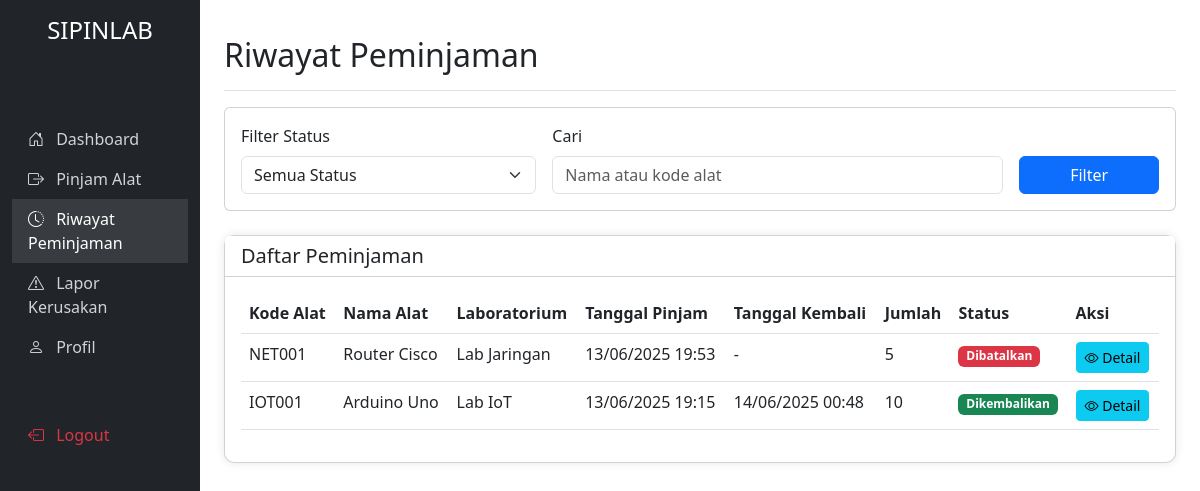
The page /mahasiswa/riwayat.php?error=invalid_id (signed in) on the database its author committed.
### tables this page shows
CREATE TABLE `peminjaman` (
  `id` int NOT NULL AUTO_INCREMENT,
  `id_peminjam` int NOT NULL,
  `tanggal_pinjam` datetime NOT NULL,
  `tanggal_kembali` datetime DEFAULT NULL,
  `status` enum('menunggu','dipinjam','dikembalikan','terlambat','dibatalkan') DEFAULT 'menunggu',
  `keterangan` text,
  `disetujui_oleh` int DEFAULT NULL,
  `created_at` timestamp NOT NULL DEFAULT CURRENT_TIMESTAMP,
  `updated_at` timestamp NOT NULL DEFAULT CURRENT_TIMESTAMP ON UPDATE CURRENT_TIMESTAMP,
  PRIMARY KEY (`id`),
  KEY `disetujui_oleh` (`disetujui_oleh`),
  KEY `idx_peminjaman_status` (`status`),
  KEY `idx_peminjaman_user` (`id_peminjam`),
  CONSTRAINT `peminjaman_ibfk_1` FOREIGN KEY (`id_peminjam`) REFERENCES `pengguna` (`id`),
  CONSTRAINT `peminjaman_ibfk_2` FOREIGN KEY (`disetujui_oleh`) REFERENCES `pengguna` (`id`)
);

CREATE TABLE `alat` (
  `id` int NOT NULL AUTO_INCREMENT,
  `kode` varchar(50) NOT NULL,
  `nama` varchar(100) NOT NULL,
  `deskripsi` text,
  `jumlah_total` int NOT NULL DEFAULT '1',
  `jumlah_tersedia` int NOT NULL DEFAULT '1',
  `kondisi` enum('baik','rusak_ringan','rusak_berat') DEFAULT 'baik',
  `id_kategori` int DEFAULT NULL,
  `id_laboratorium` int DEFAULT NULL,
  `created_at` timestamp NOT NULL DEFAULT CURRENT_TIMESTAMP,
  `updated_at` timestamp NOT NULL DEFAULT CURRENT_TIMESTAMP ON UPDATE CURRENT_TIMESTAMP,
  PRIMARY KEY (`id`),
  UNIQUE KEY `kode` (`kode`),
  KEY `id_kategori` (`id_kategori`),
  KEY `id_laboratorium` (`id_laboratorium`),
  CONSTRAINT `alat_ibfk_1` FOREIGN KEY (`id_kategori`) REFERENCES `kategori_alat` (`id`),
  CONSTRAINT `alat_ibfk_2` FOREIGN KEY (`id_laboratorium`) REFERENCES `laboratorium` (`id`)
);

CREATE TABLE `laboratorium` (
  `id` int NOT NULL AUTO_INCREMENT,
  `nama` varchar(100) NOT NULL,
  `lokasi` varchar(100) NOT NULL,
  `keterangan` text,
  `created_at` timestamp NOT NULL DEFAULT CURRENT_TIMESTAMP,
  `updated_at` timestamp NOT NULL DEFAULT CURRENT_TIMESTAMP ON UPDATE CURRENT_TIMESTAMP,
  PRIMARY KEY (`id`)
);

CREATE TABLE `detail_peminjaman` (
  `id` int NOT NULL AUTO_INCREMENT,
  `id_peminjaman` int NOT NULL,
  `id_alat` int NOT NULL,
  `jumlah` int NOT NULL DEFAULT '1',
  `status_kembali` enum('belum','sudah','rusak') DEFAULT 'belum',
  `created_at` timestamp NOT NULL DEFAULT CURRENT_TIMESTAMP,
  `updated_at` timestamp NOT NULL DEFAULT CURRENT_TIMESTAMP ON UPDATE CURRENT_TIMESTAMP,
  PRIMARY KEY (`id`),
  KEY `detail_peminjaman_ibfk_1` (`id_peminjaman`),
  KEY `detail_peminjaman_ibfk_2` (`id_alat`),
  CONSTRAINT `detail_peminjaman_ibfk_1` FOREIGN KEY (`id_peminjaman`) REFERENCES `peminjaman` (`id`) ON DELETE CASCADE,
  CONSTRAINT `detail_peminjaman_ibfk_2` FOREIGN KEY (`id_alat`) REFERENCES `alat` (`id`) ON DELETE CASCADE
);

### mahasiswa/riwayat.php (the view, shortened to what this page needs)
<?php
$database = new Database();
$auth = new Auth($database);
$user = $auth->getUser();
$search = isset($_GET['search']) ? $_GET['search'] : '';
$conn = $database->getConnection();
$query = "SELECT p.*, a.nama as nama_alat, a.kode as kode_alat, l.nama as nama_lab, dp.jumlah
          FROM peminjaman p
          JOIN detail_peminjaman dp ON p.id = dp.id_peminjaman
          JOIN alat a ON dp.id_alat = a.id
          JOIN laboratorium l ON a.id_laboratorium = l.id
          WHERE p.id_peminjam = ?";
$query .= " ORDER BY p.tanggal_pinjam DESC";
$stmt = $conn->prepare($query);
$stmt->bindParam(1, $user['id']);
$stmt->execute();
$peminjaman_list = $stmt->fetchAll(PDO::FETCH_ASSOC);
?>
<!DOCTYPE html>
<html lang="id">
<head>
    <link href="https://cdn.jsdelivr.net/npm/bootstrap@5.3.0-alpha1/dist/css/bootstrap.min.css" rel="stylesheet">
    <link rel="stylesheet" href="https://cdn.jsdelivr.net/npm/bootstrap-icons@1.10.0/font/bootstrap-icons.css">
</head>
<body>
    <div class="container-fluid">
        <div class="row">
            <div class="col-md-3 col-lg-2 d-md-block sidebar collapse">
                <div class="position-sticky pt-3">
                    <div class="text-center mb-4">
                        <h4>SIPINLAB</h4>
                        <p class="text-muted small">Sistem Peminjaman Alat Lab</p>
                    </div>
                    <ul class="nav flex-column">
                        <li class="nav-item">
                            <a class="nav-link" href="dashboard.php">
                                <i class="bi bi-house-door me-2"></i> Dashboard
                            </a>
                        </li>
                        <li class="nav-item">
                            <a class="nav-link" href="pinjam.php">
                                <i class="bi bi-box-arrow-right me-2"></i> Pinjam Alat
                            </a>
                        </li>
                        <li class="nav-item">
                            <a class="nav-link active" href="riwayat.php">
                                <i class="bi bi-clock-history me-2"></i> Riwayat Peminjaman
                            </a>
                        </li>
                        <li class="nav-item">
                            <a class="nav-link" href="lapor-kerusakan.php">
                                <i class="bi bi-exclamation-triangle me-2"></i> Lapor Kerusakan
                            </a>
                        </li>
                        <li class="nav-item">
                            <a class="nav-link" href="profil.php">
                                <i class="bi bi-person me-2"></i> Profil
                            </a>
                        </li>
                        <li class="nav-item mt-5">
                            <a class="nav-link text-danger" href="../logout.php">
                                <i class="bi bi-box-arrow-left me-2"></i> Logout
                            </a>
                        </li>
                    </ul>
                </div>
            </div>
            <div class="col-md-9 ms-sm-auto col-lg-10 px-md-4 main-content">
                <div class="d-flex justify-content-between flex-wrap flex-md-nowrap align-items-center pt-3 pb-2 mb-3 border-bottom">
                    <h1 class="h2">Riwayat Peminjaman</h1>
                </div>
                <div class="card mb-4">
                    <div class="card-body">
                        <form action="" method="GET" class="row g-3">
                            <div class="col-md-4">
                                <label for="status" class="form-label">Filter Status</label>
                                <select name="status" id="status" class="form-select">
                                    <option value="">Semua Status</option>
                                </select>
                            </div>
                            <div class="col-md-6">
                                <label for="search" class="form-label">Cari</label>
                                <input type="text" class="form-control" id="search" name="search" placeholder="Nama atau kode alat" value="<?php echo $search; ?>">
                            </div>
                            <div class="col-md-2 d-flex align-items-end">
                                <button type="submit" class="btn btn-primary w-100">Filter</button>
                            </div>
                        </form>
                    </div>
                </div>
                <div class="card card-dashboard">
                    <div class="card-header bg-white">
                        <h5 class="mb-0">Daftar Peminjaman</h5>
                    </div>
                    <div class="card-body">
                        <?php if (count($peminjaman_list) > 0): ?>
                            <div class="table-responsive">
                                <table class="table table-hover">
                                    <thead>
                                        <tr>
                                            <th>Kode Alat</th>
                                            <th>Nama Alat</th>
                                            <th>Laboratorium</th>
                                            <th>Tanggal Pinjam</th>
                                            <th>Tanggal Kembali</th>
                                            <th>Jumlah</th>
                                            <th>Status</th>
                                            <th>Aksi</th>
                                        </tr>
                                    </thead>
                                    <tbody>
                                        <?php foreach ($peminjaman_list as $pinjam): ?>
                                            <tr>
                                                <td><?php echo $pinjam['kode_alat']; ?></td>
                                                <td><?php echo $pinjam['nama_alat']; ?></td>
                                                <td><?php echo $pinjam['nama_lab']; ?></td>
                                                <td><?php echo date('d/m/Y H:i', strtotime($pinjam['tanggal_pinjam'])); ?></td>
                                                <td>
                                                    <?php echo $pinjam['tanggal_kembali'] ? date('d/m/Y H:i', strtotime($pinjam['tanggal_kembali'])) : '-'; ?>
                                                </td>
                                                <td><?php echo $pinjam['jumlah']; ?></td>
                                                <td>
                                                    <?php if ($pinjam['status'] == 'menunggu'): ?>
                                                        <span class="badge bg-warning">Menunggu</span>
                                                    <?php elseif ($pinjam['status'] == 'dipinjam'): ?>
                                                        <span class="badge bg-primary">Dipinjam</span>
                                                    <?php elseif ($pinjam['status'] == 'dikembalikan'): ?>
                                                        <span class="badge bg-success">Dikembalikan</span>
                                                    <?php elseif ($pinjam['status'] == 'dibatalkan'): ?>
                                                        <span class="badge bg-danger">Dibatalkan</span>
                                                    <?php elseif ($pinjam['status'] == 'terlambat'): ?>
                                                        <span class="badge bg-danger">Terlambat</span>
                                                    <?php endif; ?>
                                                </td>
                                                <td>
                                                    <a href="detail-peminjaman.php?id=<?php echo $pinjam['id']; ?>" class="btn btn-sm btn-info">
                                                        <i class="bi bi-eye"></i> Detail
                                                    </a>
                                                </td>
                                            </tr>
                                        <?php endforeach; ?>
                                    </tbody>
                                </table>
                            </div>
                        <?php else: ?>
                            <p class="text-center text-muted">Tidak ada data peminjaman</p>
                        <?php endif; ?>
                    </div>
                </div>
            </div>
        </div>
    </div>
</body>
</html>

### mahasiswa/riwayat.php (style rules this page uses)
.sidebar { min-height: 100vh; background-color: #212529; color: #fff; }
.sidebar .nav-link { color: rgba(255, 255, 255, 0.8); }
.sidebar .nav-link.active { color: #fff; background-color: rgba(255, 255, 255, 0.1); }
.main-content { padding: 20px; }
.card-dashboard { margin-bottom: 20px; border-radius: 10px; box-shadow: 0 0 10px rgba(0, 0, 0, 0.1); }

### rows shown on the page
peminjaman: alat.kode "NET001", alat.nama "Router Cisco", laboratorium.nama "Lab Jaringan", tanggal_pinjam "13/06/2025 19:53", detail_peminjaman.jumlah "5", status "Dibatalkan"
peminjaman: alat.kode "IOT001", alat.nama "Arduino Uno", laboratorium.nama "Lab IoT", tanggal_pinjam "13/06/2025 19:15", tanggal_kembali "14/06/2025 00:48", detail_peminjaman.jumlah "10", status "Dikembalikan"
